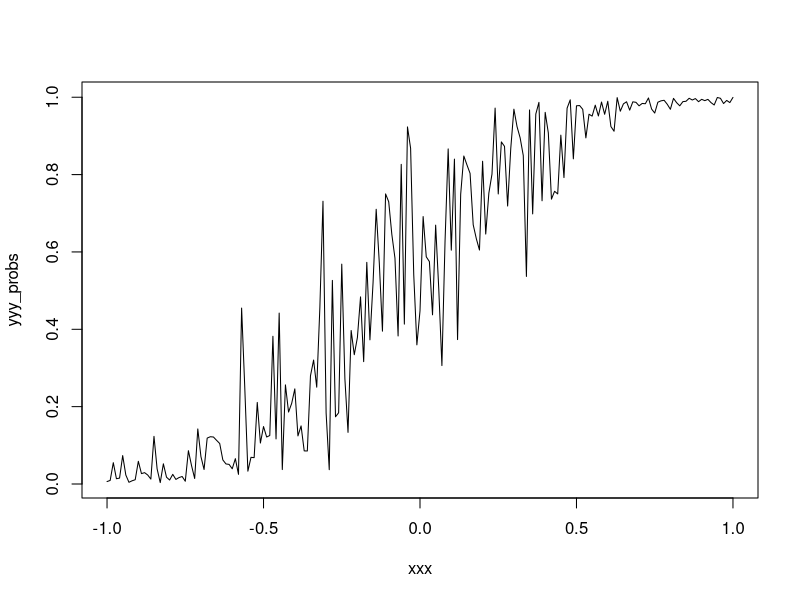

Write the R code that produced this figure.
library("ggplot2")
set.seed(123)
error_term <- rnorm(201)
xxx <- c(-100:100)/100
yyy_probs <- exp(5*xxx + 0.5 + error_term)/(1 + exp(5*xxx + 0.5 + error_term))

#plot function
plot(xxx, yyy_probs, type='l') 

#setting up function that minimizes 
min.reg <- function(params,yyy_probs,xxx) {
  B0 <- params[1]
  B1 <- params[2]
  mycost <- mean((yyy_probs - exp(B0 + B1*xxx) / (1 + exp(B0 + B1*xxx)))^2)
  return (mycost)
}

#estimate two parameters (“B0” and “B1”) using a logistic model 
optim(par=c(0,0.25), fn=min.reg, x=xxx, y=yyy_probs)

#change initial paraments to see if effects “B0” and “B1” values 
optim(par=c(-1,-0.5), fn=min.reg, x=xxx, y=yyy_probs)
optim(par=c(0,0.5), fn=min.reg, x=xxx, y=yyy_probs)
optim(par=c(0,0.25), fn=min.reg, x=xxx, y=yyy_probs)
optim(par=c(0.5, 1), fn=min.reg, x=xxx, y=yyy_probs)


#compare to linear regression model, just for fun
## wow! different values!
lm1 <- lm(yyy_probs~xxx)







